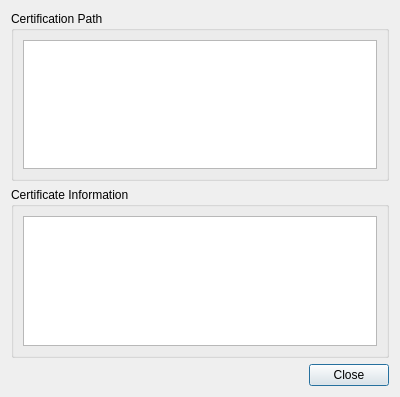
<?xml version="1.0" encoding="UTF-8"?>
<ui version="4.0">
 <class>CertificateInfo</class>
 <widget class="QDialog" name="CertificateInfo">
  <property name="geometry">
   <rect>
    <x>0</x>
    <y>0</y>
    <width>400</width>
    <height>397</height>
   </rect>
  </property>
  <property name="windowTitle">
   <string>Display Certificate Information</string>
  </property>
  <layout class="QVBoxLayout">
   <item>
    <widget class="QGroupBox" name="groupBox">
     <property name="title">
      <string>Certification Path</string>
     </property>
     <layout class="QHBoxLayout">
      <item>
       <widget class="QListWidget" name="certificationPathView"/>
      </item>
     </layout>
    </widget>
   </item>
   <item>
    <widget class="QGroupBox" name="groupBox_2">
     <property name="title">
      <string>Certificate Information</string>
     </property>
     <layout class="QHBoxLayout">
      <item>
       <widget class="QListWidget" name="certificateInfoView"/>
      </item>
     </layout>
    </widget>
   </item>
   <item>
    <layout class="QHBoxLayout">
     <item>
      <spacer>
       <property name="orientation">
        <enum>Qt::Orientation::Horizontal</enum>
       </property>
       <property name="sizeHint" stdset="0">
        <size>
         <width>40</width>
         <height>20</height>
        </size>
       </property>
      </spacer>
     </item>
     <item>
      <widget class="QDialogButtonBox" name="buttonBox">
       <property name="standardButtons">
        <set>QDialogButtonBox::StandardButton::Close</set>
       </property>
      </widget>
     </item>
    </layout>
   </item>
  </layout>
 </widget>
 <resources/>
 <connections>
  <connection>
   <sender>buttonBox</sender>
   <signal>clicked(QAbstractButton*)</signal>
   <receiver>CertificateInfo</receiver>
   <slot>accept()</slot>
   <hints>
    <hint type="sourcelabel">
     <x>343</x>
     <y>374</y>
    </hint>
    <hint type="destinationlabel">
     <x>352</x>
     <y>422</y>
    </hint>
   </hints>
  </connection>
 </connections>
</ui>
